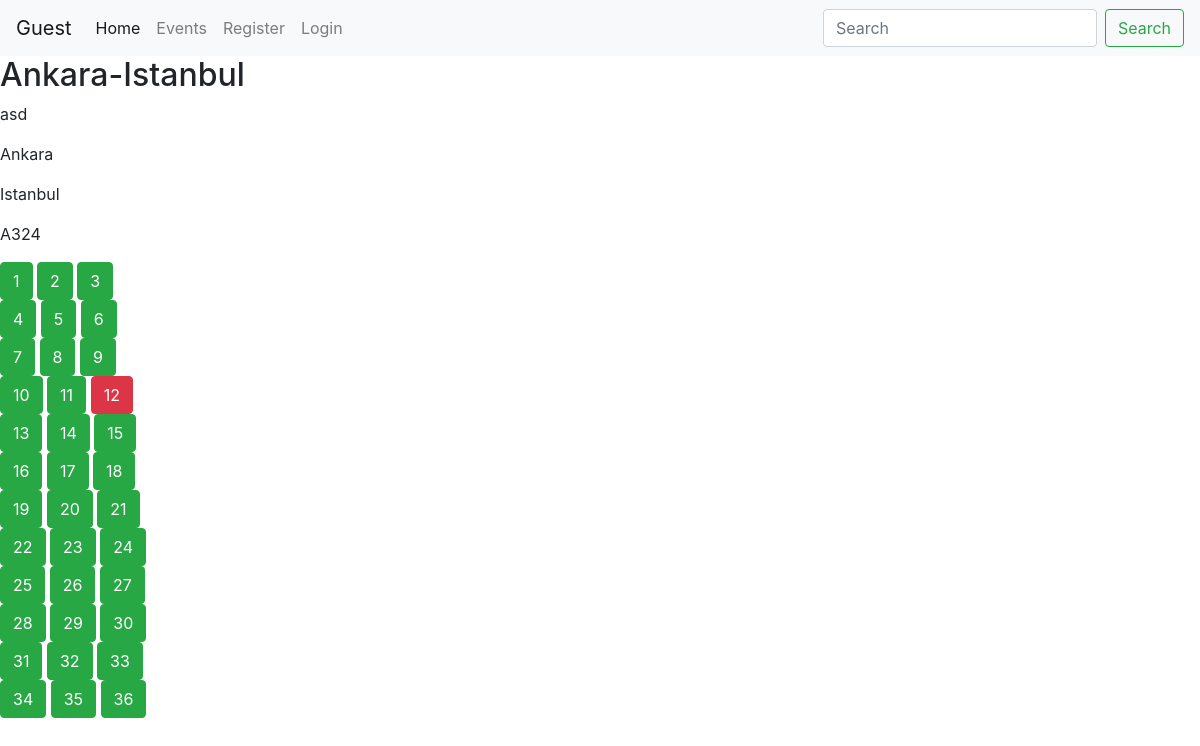
Page /plane/event/10/ on the committed database.
### plane/models.py (models this page shows)
class PlaneEvent(Event):
	location_to = models.CharField(max_length=500, default='')
	flight_number = models.CharField(max_length=50, default='')

class Seat(CoreSeat):
	seating_plan = models.ForeignKey(SeatingPlan, on_delete=models.CASCADE)

### plane/views.py (the view)
# urls.py: re_path('event/(?P<pk>\d+)/$', PlaneEventView.as_view(), name='plane_event_detail'),
class PlaneEventView(DetailView):
	model = PlaneEvent
	template_name = "plane/plane_event_view.html"
	context_object_name = 'event'

### plane/templates/plane/plane_event_view.html
{% extends "core/header.html" %}
{% block content %}
	<h2>{{ event.name }}</h2>
	<p>{{ event.description }}</p>
	<p>{{ event.location }}</p>
	<p>{{ event.location_to }}</p>
	<p>{{ event.flight_number }}</p>
	{% for seating_plan in event.seatingplan_set.all %}
		{% include "plane/snippets/seating_plan.html" %}
	{% endfor %}
{% endblock %}

### plane/templates/plane/snippets/seating_plan.html
{% block content %}
	{% for seat in seating_plan.seat_set.all %}
		<button type="button" {% if seat.is_empty %} class="btn btn-success" {% else %} class="btn btn-danger" {% endif %}>{{seat.seat_no}} </button>
		{% if forloop.counter|divisibleby:seating_plan.col_no %}
			<br>
		{% endif %}
	{% endfor %}
{% endblock %}

### core/templates/core/header.html (style rules this page uses)
html, body { height:100% }

### rows in the picture
PlaneEvent: name "Ankara-Istanbul", description "asd", location "Ankara", location_to "Istanbul", flight_number "A324"
Seat: seat_no "1"
Seat: seat_no "2"
Seat: seat_no "3"
Seat: seat_no "4"
Seat: seat_no "5"
Seat: seat_no "6"
Seat: seat_no "7"
Seat: seat_no "8"
Seat: seat_no "9"
Seat: seat_no "10"
Seat: seat_no "11"
Seat: seat_no "12"
Seat: seat_no "13"
Seat: seat_no "14"
Seat: seat_no "15"
Seat: seat_no "16"
Seat: seat_no "17"
Seat: seat_no "18"
Seat: seat_no "19"
Seat: seat_no "20"
Seat: seat_no "21"
Seat: seat_no "22"
Seat: seat_no "23"
Seat: seat_no "24"
Seat: seat_no "25"
Seat: seat_no "26"
Seat: seat_no "27"
Seat: seat_no "28"
Seat: seat_no "29"
Seat: seat_no "30"
Seat: seat_no "31"
Seat: seat_no "32"
Seat: seat_no "33"
Seat: seat_no "34"
Seat: seat_no "35"
Seat: seat_no "36"
